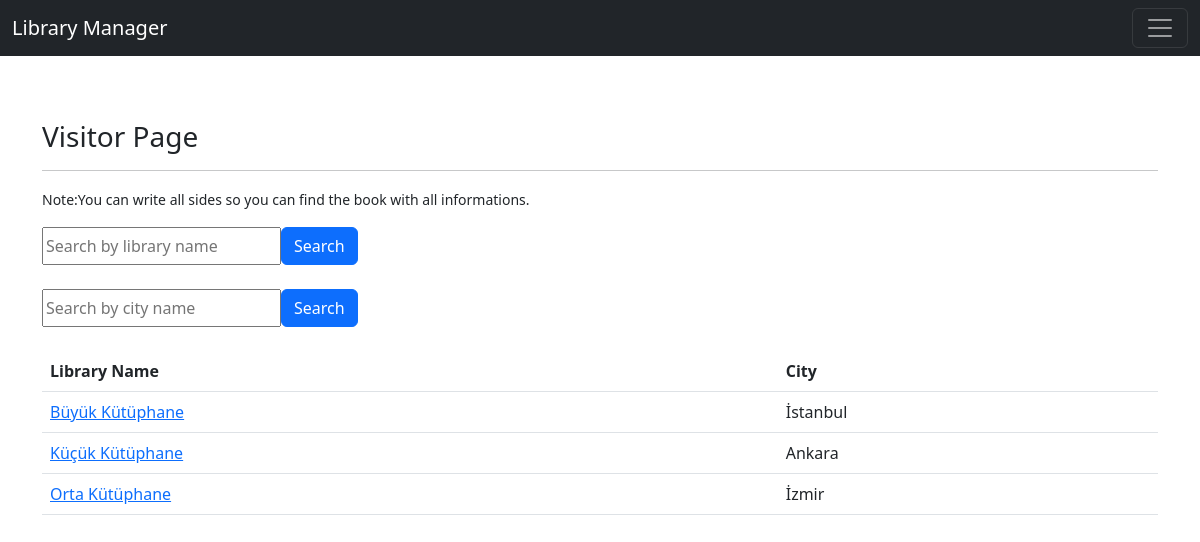
The page /library/visitor-page on the database its author committed.
### library/models.py (models this page shows, shortened)
class Library(models.Model):
    lib_name = models.CharField(max_length=30,verbose_name="library")
    lib_city = models.CharField(max_length=30,verbose_name="City")
    lib_password = models.CharField(max_length=300,verbose_name="Password")
    lib_logged_in = models.BooleanField(default=False)
    class Meta:
        ordering = ["lib_name","lib_city"]

### library/views.py (the view)
# urls.py: path('visitor-page',views.visitor,name="visitor"),
def visitor(request):
    key_lib = request.GET.get("key_lib")
    key_city = request.GET.get("key_city")
    if key_lib:
        libraries = Library.objects.filter(lib_name__contains=key_lib)
    elif key_city:
        Library.objects.filter(lib_city__contains=key_city)
    elif key_city and key_lib:
        Library.objects.filter(lib_name__contains=key_lib,lib_city__contains=key_city)
    libraries = Library.objects.all()
    return render(request,"visitor.html",{'libraries':libraries})

### templates/visitor.html (shortened to what this page needs)
{% extends 'layout.html' %}
{% block body %}
<h3>Visitor Page</h3>
<hr>
<p><small>Note:You can write all sides so you can find the book with all informations.</small></p>
<form class="d-flex">
    <input type="text" name = "key_lib" class="input-sm" maxlength="64" placeholder="Search by library name">
    <button class="btn btn-primary" type="submit">Search</button>
  </form>
<br>
<form class="d-flex">
    <input type="text" name = "key_city" class="input-sm" maxlength="64" placeholder="Search by city name">
    <button class="btn btn-primary" type="submit">Search</button>
  </form>
<br>
{% if libraries %}
<table class="table">
    <thead>
      <tr>
        <th scope="col">Library Name</th>
        <th scope="col">City</th>
      </tr>
    </thead>
    <tbody>
      {% for library in libraries %}
      <tbody>
        <tr>
            <td><a href="/library/library/{{library.id}}">{{library.lib_name}}</a></td>
            <td>{{library.lib_city}}</td>
        </tr>
      </tbody>
      {% endfor %}
{% else %}
<div class="alert alert-danger">
    Library Could Not Found
</div>
{% endif %}
{% endblock body %}

### rows shown on the page
Library: lib_name "Büyük Kütüphane", lib_city "İstanbul"
Library: lib_name "Küçük Kütüphane", lib_city "Ankara"
Library: lib_name "Orta Kütüphane", lib_city "İzmir"
